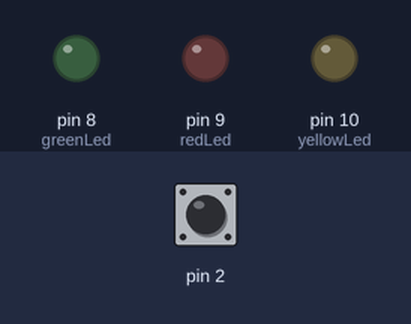
Recording of a sketch running on a simulated Arduino Uno, built with avr-gcc and run on an emulated ATmega328P. Parts: output pins drawn as LEDs (lit = HIGH). Inputs (shaded band) come from the test bench; at power-on: pin 2 HIGH. Random numbers use the default seed unless the sketch sets one.

Above: at 0.3 s.
At 5.9 s:
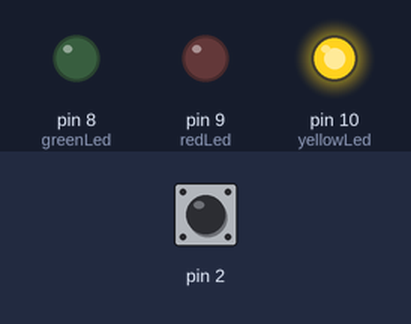
At 20.05 s:
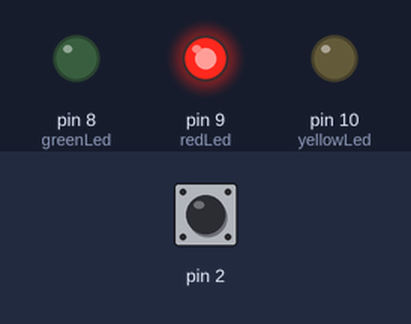
At 39.81 s:
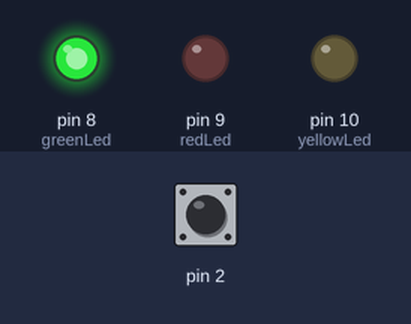
Timing chart, 0 to 40.0 s (numbered marks = the images above):
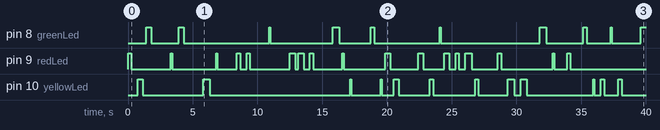

Measured:
- by itself, pin 8 (greenLed): LOW → HIGH at 1.4 s, → LOW 0.40 s later, → HIGH 2.1 s later, → LOW 0.40 s later, … (19 changes in this stretch)
- by itself, pin 9 (redLed): LOW → HIGH at 0.00 s, → LOW 0.25 s later, → HIGH 3.1 s later, → LOW 0.10 s later, … (34 changes in this stretch)
- by itself, pin 10 (yellowLed): LOW → HIGH at 0.75 s, → LOW 0.40 s later, → HIGH 4.7 s later, → LOW 0.50 s later, … (24 changes in this stretch)

The sketch:

Led_reaction_game1.ino
```cpp
/*
Arduino Bootcamp
- LED Reaction Game - Part 2
This project demonstrates a reaction game with LEDs. The objective is to push the switch when the Red LED is lit
by: Lee Assam
*/


#define greenLed 8
#define redLed 9
#define yellowLed 10

//random set of times for the LEDs to be lit
int timesOn[] = {100, 250, 400, 500};
//random delays between LEDs being lit
int delayTimes[] = {250, 500, 1000, 1500};

//Declaring volatile variables so they can be accessed/changed within the ISR
volatile boolean redLEDLit = false;
volatile boolean isWinner = false;

void setup() {
  // put your setup code here, to run once:
  pinMode(greenLed, OUTPUT);
  pinMode(redLed, OUTPUT);
  pinMode(yellowLed, OUTPUT);
  //creating interrupt
  attachInterrupt(0, checkWinner, FALLING);
  //Turn off LEDs
  turnOffLEDs();
}

void loop() {
  // put your main code here, to run repeatedly:

  //randomly determine which led to be lit
  int LEDtoLight = random(1, 4);

  //determine a random time for the LED to be lit
  int periodLEDlit = timesOn[random(4)];

  //light the respective LED
  lightLED(LEDtoLight, periodLEDlit);

  //turn off the LEDs
  turnOffLEDs();

  //delay for a random time after the LEDs are turnned off - makes the game unpredictable
  int delayTime = delayTimes[random(4)];
  delay(delayTime);

  //check winner flag for a winner
  if(isWinner) {
    isWinner = false;
    Winner();
  }
}

void lightLED(int led, int duration){
   switch(led) {
    case 1: //green
      digitalWrite(greenLed, HIGH);
      break;

    case 2: //red
      digitalWrite(redLed, HIGH);
      break;

   case 3: //yellow
      digitalWrite(yellowLed, HIGH);
      break;

   default:
      break;
   }
   //wait the duration
   delay(duration);
   //reset redLEDLit flag
   redLEDLit = false;
}

void turnOffLEDs() {
  digitalWrite(greenLed, LOW);
  digitalWrite(redLed, LOW);
  digitalWrite(yellowLed, LOW);
}

//Flashes 3 times in a row to indicate a win
void Winner() {
  for(int i = 0; i < 3; i++) {
    digitalWrite(greenLed, HIGH);
    digitalWrite(redLed, HIGH);
    digitalWrite(yellowLed, HIGH);
    delay(250);
    digitalWrite(greenLed, LOW);
    digitalWrite(redLed, LOW);
    digitalWrite(yellowLed, LOW);
    delay(250);
  }
  delay(3000);
}

void checkWinner() {
  if(redLEDLit) {
    //set Winner flag
    isWinner = true;
  }
}
```
